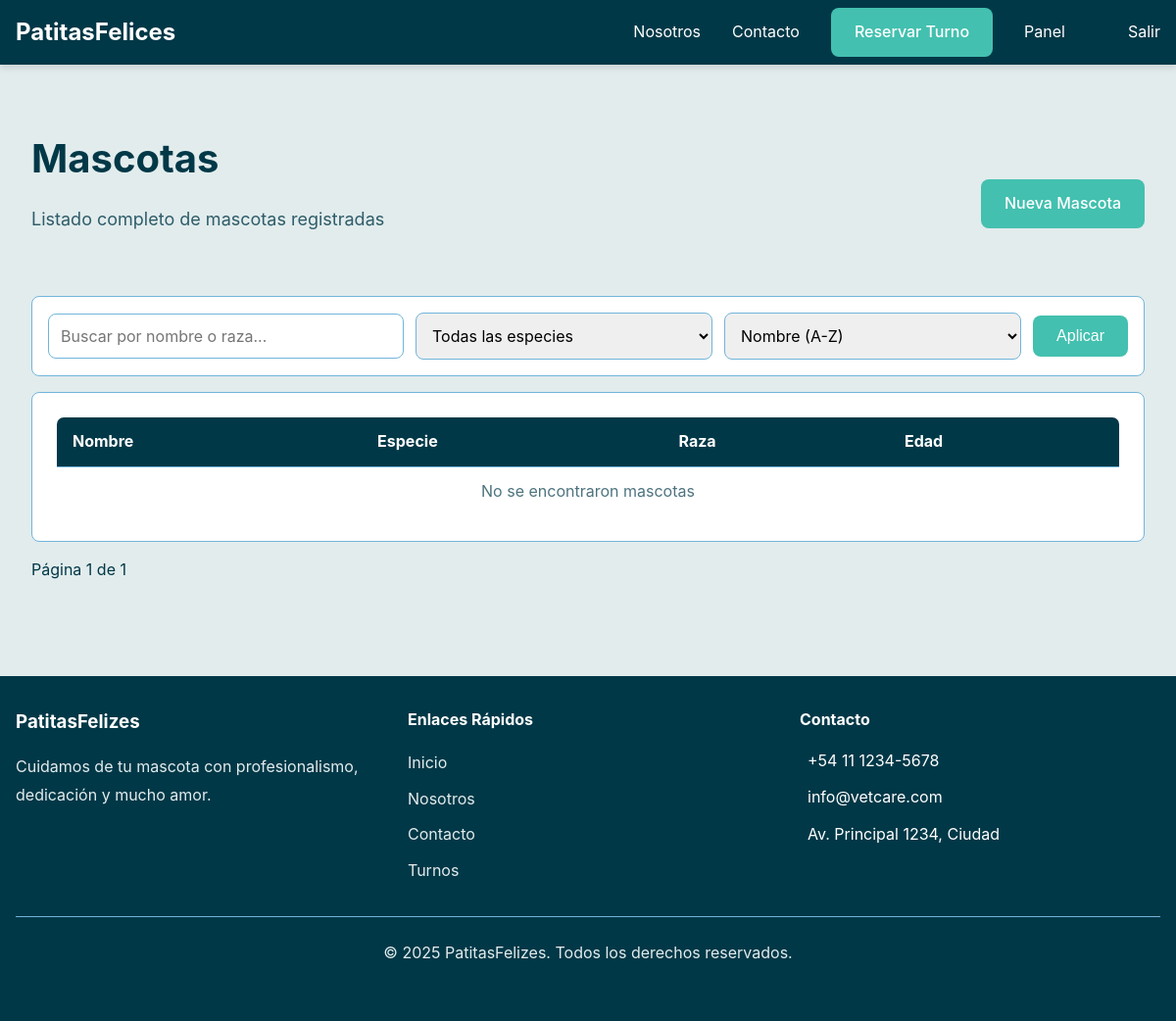
/mascotas/ (signed in), run on an earlier commit of the app's database.
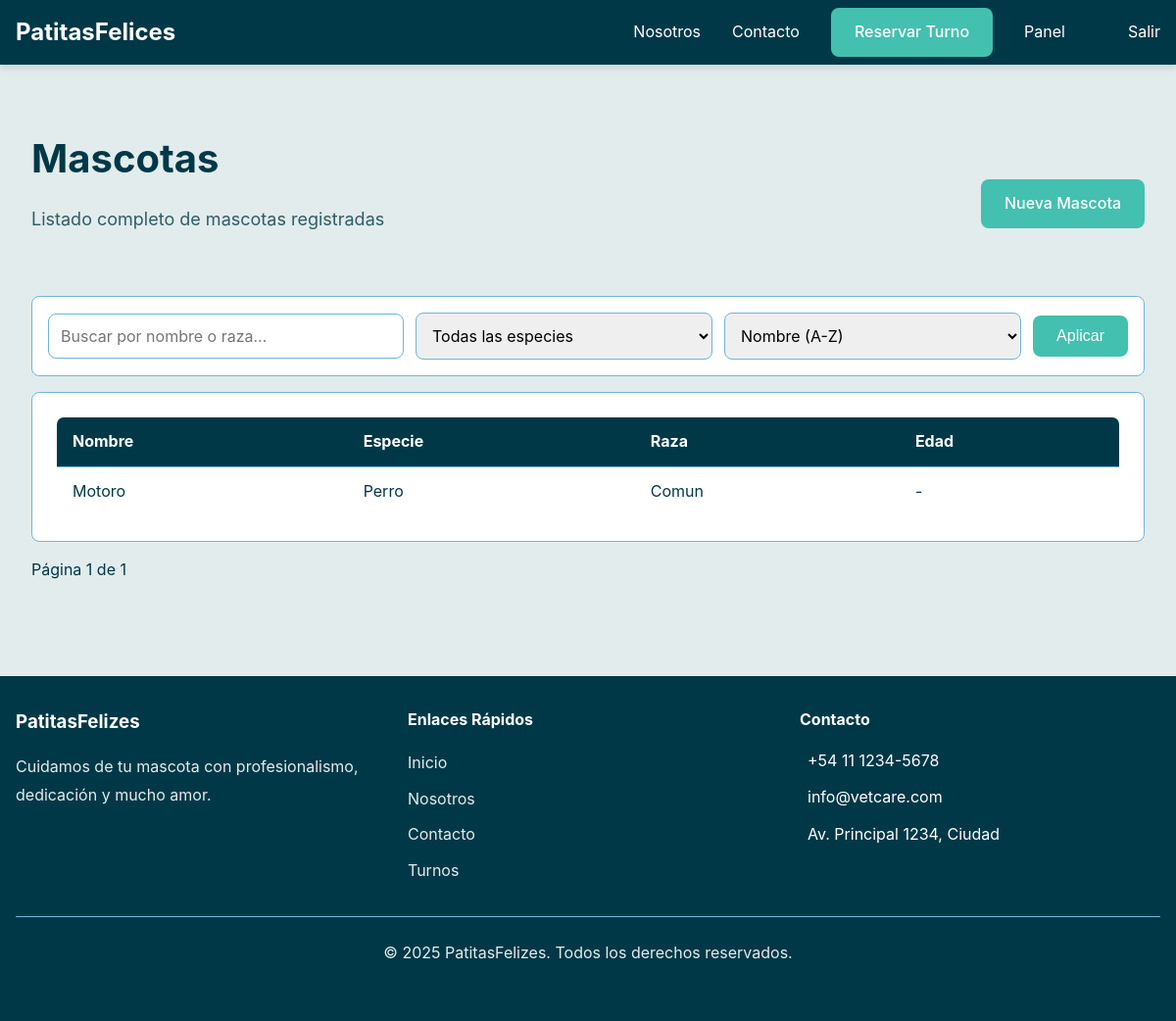
And on a later commit of the database.
### App/models.py (models this page shows, shortened)
class Mascota(models.Model):
    id_mascota = models.AutoField(primary_key=True)
    nombre = models.CharField(max_length=50, verbose_name="Nombre de la Mascota")
    especie = models.CharField(max_length=50, verbose_name="Especie (Ej: Perro, Gato)")
    raza = models.CharField(max_length=50, blank=True, null=True, verbose_name="Raza (Opcional)")
    fecha_nacimiento = models.DateField(blank=True, null=True, verbose_name="Fecha de Nacimiento")
    duenio = models.ForeignKey(Usuario, on_delete=models.CASCADE, related_name='mascotas', verbose_name="Dueño")
    class Meta:
        verbose_name = "Mascota"
        verbose_name_plural = "Mascotas"
        ordering = ['nombre']
    def edad(self):
        from datetime import date
        if not self.fecha_nacimiento:
            return None
        hoy = date.today()
        years = hoy.year - self.fecha_nacimiento.year - (
            (hoy.month, hoy.day) < (self.fecha_nacimiento.month, self.fecha_nacimiento.day)
        )
        return years

### App/views.py (the view)
# urls.py: path('mascotas/', mascotas_list, name='mascotas_list'),
@login_required
@requires_roles('Administrador general', 'Recepcionista', 'Veterinario clínico', 'Veterinario especialista')
def mascotas_list(request):
    q = request.GET.get('q', '').strip()
    especie = request.GET.get('especie', '').strip()
    order = request.GET.get('order', 'nombre')
    mascotas_qs = Mascota.objects.all()
    if q:
        mascotas_qs = mascotas_qs.filter(models.Q(nombre__icontains=q) | models.Q(raza__icontains=q))
    if especie:
        mascotas_qs = mascotas_qs.filter(especie__iexact=especie)
    if order:
        mascotas_qs = mascotas_qs.order_by(order)
    paginator = Paginator(mascotas_qs, 10)
    page_number = request.GET.get('page')
    page_obj = paginator.get_page(page_number)
    especies = list(Mascota.objects.values_list('especie', flat=True).distinct())
    usuario = getattr(request.user, 'usuario_profile', None)
    rol_nombre = usuario.rol.nombre_rol if usuario and usuario.rol else ''
    return render(request, 'Page/Mascotas/list.html', {
        'page_obj': page_obj,
        'q': q,
        'order': order,
        'especie': especie,
        'especies': especies,
        'rol_nombre': rol_nombre,
    })

### App/utils/permissions.py (called while the page is built)
def requires_roles(*role_names):
    def decorator(view_func):
        @wraps(view_func)
        def _wrapped(request, *args, **kwargs):
            usuario = getattr(request.user, 'usuario_profile', None)
            if request.user.is_superuser:
                return view_func(request, *args, **kwargs)
            if not usuario or not usuario.rol or usuario.rol.nombre_rol not in role_names:
                messages.error(request, 'No tienes permisos para acceder a esta sección')
                return redirect('Index')
            return view_func(request, *args, **kwargs)
        return _wrapped
    return decorator

### App/templates/Page/Mascotas/list.html (shortened to what this page needs)
{% extends 'Base.html' %}
{% load lucide %}
{% block content %}
<section class="section">
  <div class="container">
    <div class="header-actions">
      <div>
        <h2 class="section-title" style="display:flex; align-items:center; gap:0.5rem;">{% lucide "dog" %} Mascotas</h2>
        <p class="section-subtitle">Listado completo de mascotas registradas</p>
      </div>
      {% if request.user.is_superuser or rol_nombre == 'Administrador general' or rol_nombre == 'Recepcionista' or rol_nombre == 'Veterinario clínico' %}
        <a href="/mascotas/nueva/" class="btn">{% lucide "plus" %} Nueva Mascota</a>
      {% endif %}
    </div>
    <form method="get" class="filter-card" style="display:flex; flex-wrap:wrap; gap:0.75rem; align-items:center;">
      <div style="flex:1 1 280px;">
        <input type="text" name="q" value="{{ q }}" class="form-input" placeholder="Buscar por nombre o raza..." />
      </div>
      <div style="flex:1 1 220px;">
        <select name="especie" class="form-select">
          <option value="">Todas las especies</option>
        </select>
      </div>
      <div style="flex:1 1 220px;">
        <select name="order" class="form-select">
          <option value="nombre" {% if order == 'nombre' %}selected{% endif %}>Nombre (A-Z)</option>
        </select>
      </div>
      <button class="btn" type="submit">Aplicar</button>
    </form>
    <div class="card">
      <table class="table">
        <thead>
          <tr>
            <th>Nombre</th>
            <th>Especie</th>
            <th>Raza</th>
            <th>Edad</th>
          </tr>
        </thead>
        <tbody>
          {% for m in page_obj.object_list %}
          <tr>
            <td>{{ m.nombre }}</td>
            <td>{{ m.especie }}</td>
            <td>{% if m.raza %}{{ m.raza }}{% else %}-{% endif %}</td>
            <td>{% if m.edad %}{{ m.edad }} años{% else %}-{% endif %}</td>
          </tr>
          {% empty %}
          <tr>
            <td colspan="4" style="text-align:center; color: rgba(1,56,71,0.7);">No se encontraron mascotas</td>
          </tr>
          {% endfor %}
        </tbody>
      </table>
    </div>
    <div style="margin-top:1rem; display:flex; gap:0.5rem; align-items:center;">
      <span>Página {{ page_obj.number }} de {{ page_obj.paginator.num_pages }}</span>
    </div>
  </div>
{% endblock %}

What changed in the data, as far as the page shows it:
added Mascota: nombre "Motoro", especie "Perro", raza "Comun"
Also different on the page:
text no longer shown: "No se encontraron mascotas"
